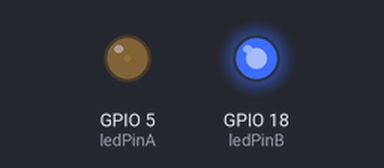
Simulated run of this sketch. Board: ESP32. Shown: output pins drawn as LEDs (lit = HIGH). What the sketch prints to the serial monitor is not drawn.

Above: at 0.05 s.
At 1.15 s:
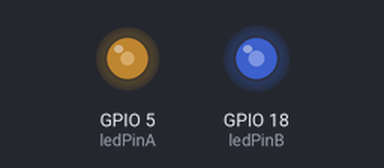
At 2.3 s:
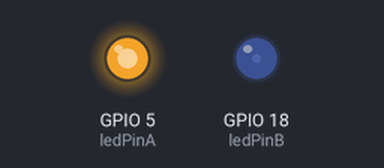
At 4.6 s:
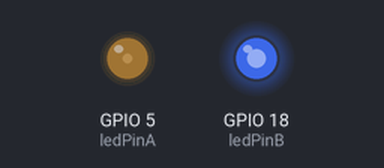
Timing chart, 0 to 6.6 s (numbered marks = the images above):
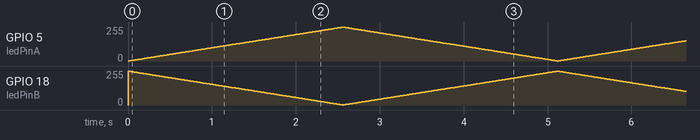

The sketch:

Sketch6.ino
```cpp
/*
 * ESP32 警车双闪灯效（双通道 PWM 反相呼吸灯）
 * 功能：两个 LED 呈现平滑交替渐变，一个渐亮时另一个渐暗，循环往复。
 * 硬件连接：
 *   - LED_A 阳极 -> 220Ω电阻 -> GPIO5
 *   - LED_A 阴极 -> GND
 *   - LED_B 阳极 -> 220Ω电阻 -> GPIO18
 *   - LED_B 阴极 -> GND
 * 说明：采用非阻塞方式，可轻松集成其他功能。
 */

const int ledPinA = 5;    // LED A 引脚
const int ledPinB = 18;   // LED B 引脚

// PWM 参数
const int freq = 5000;         // PWM 频率
const int resolution = 8;      // 分辨率 8 位（0-255）
const int channelA = 0;        // LED A 使用通道 0
const int channelB = 1;        // LED B 使用通道 1

int brightness = 0;            // A 灯的亮度（B 灯为 255 - brightness）
int fadeDirection = 1;         // 变化方向：1 为 A 渐亮（B 渐暗），-1 为 A 渐暗（B 渐亮）
unsigned long lastUpdate = 0;
const int updateInterval = 10; // 亮度更新间隔（毫秒），值越小过渡越快

void setup() {
    Serial.begin(115200);

    // 配置 PWM 通道并关联引脚
    ledcSetup(channelA, freq, resolution);
    ledcAttachPin(ledPinA, channelA);
    ledcSetup(channelB, freq, resolution);
    ledcAttachPin(ledPinB, channelB);

    // 初始状态：A 最暗，B 最亮
    ledcWrite(channelA, brightness);
    ledcWrite(channelB, 255 - brightness);

    Serial.println("警车双闪灯效启动（双 LED 反相呼吸）");
}

void loop() {
    // 非阻塞更新亮度
    if (millis() - lastUpdate >= updateInterval) {
        lastUpdate = millis();

        // 更新亮度值
        brightness += fadeDirection;
        if (brightness >= 255) {
            brightness = 255;
            fadeDirection = -1;   // 到达最亮后开始变暗
        }
        else if (brightness <= 0) {
            brightness = 0;
            fadeDirection = 1;    // 到达最暗后开始变亮
        }

        // 写入反相亮度
        ledcWrite(channelA, brightness);
        ledcWrite(channelB, 255 - brightness);
    }

    // 可选：每秒输出一次调试信息（可注释）
    static unsigned long lastPrint = 0;
    if (millis() - lastPrint >= 1000) {
        lastPrint = millis();
        Serial.printf("亮度: A=%d, B=%d\n", brightness, 255 - brightness);
    }
}
```
